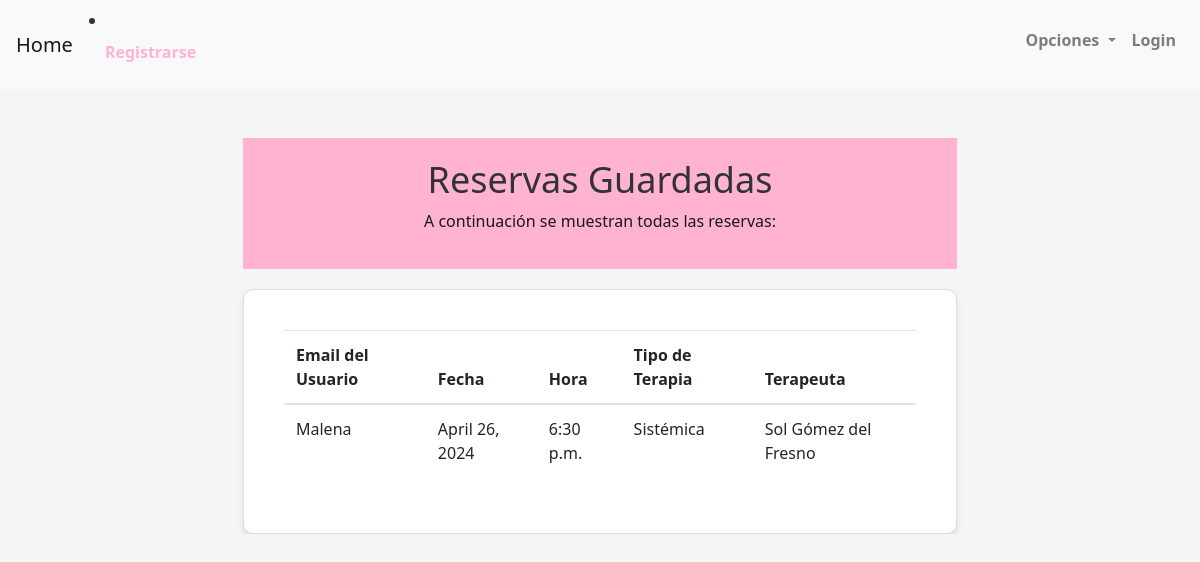
Before: /bookingpsico/bookingpsico/todas_las_reservas/ with the older database file.
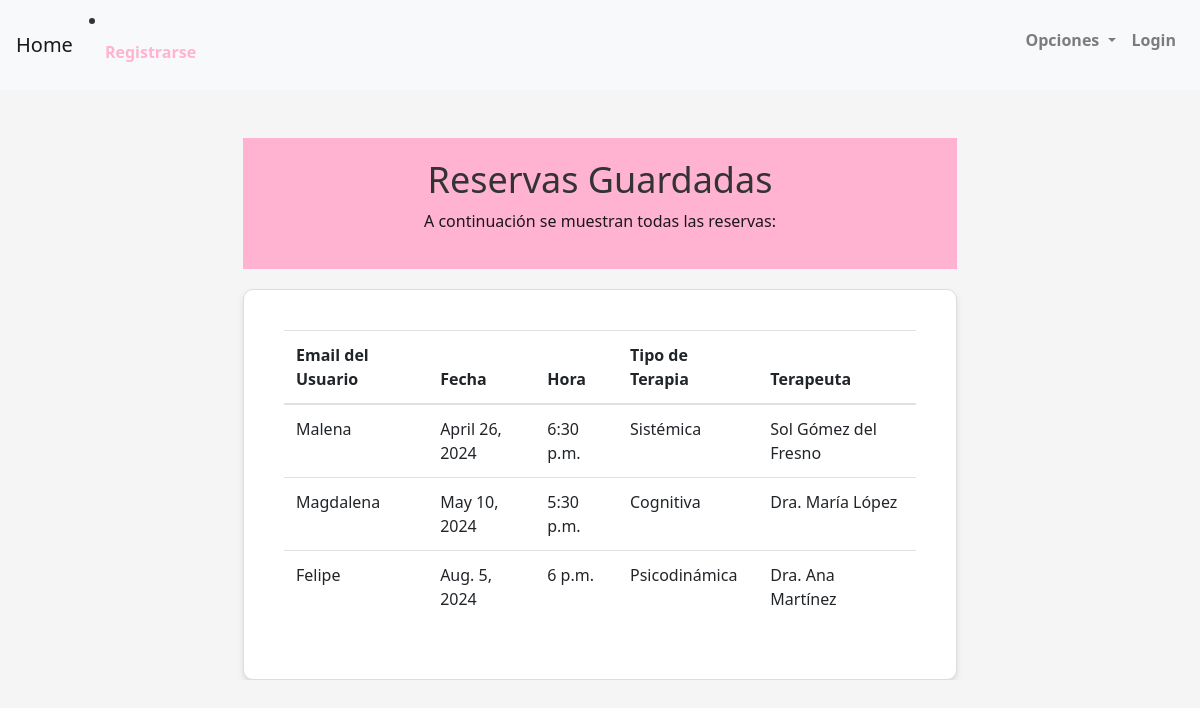
After: the same page with the newer database file.
### bookingpsico/models.py (models this page shows, shortened)
class Reserva(models.Model):
    nombre_usuario = models.CharField(max_length=100)
    fecha = models.DateField()
    hora = models.TimeField()
    tipo_terapia = models.CharField(max_length=100)
    terapeuta = models.ForeignKey('Terapeuta', on_delete=models.CASCADE)

class Terapeuta(models.Model):
    nombre = models.CharField(max_length=100)
    def __str__(self):
        return self.nombre

### bookingpsico/views.py (the view)
# urls.py: path("bookingpsico/todas_las_reservas/", todas_las_reservas, name = "todas_las_reservas"),
def todas_las_reservas(request):
    reservas = Reserva.objects.all()
    contexto_dict = {"todas_las_reservas": reservas}
    return render(request, "list.html", contexto_dict)

### bookingpsico/templates/list.html (shortened to what this page needs)
{% extends 'home.html' %}
{% block content %}
<div class="container mt-4">
    <header>
        <h1>Reservas Guardadas</h1>
        <p>A continuación se muestran todas las reservas:</p>
    </header>
    <div class="card">
        <div class="card-body">
            <table class="table">
                <thead>
                    <tr>
                        <th>Email del Usuario</th>
                        <th>Fecha</th>
                        <th>Hora</th>
                        <th>Tipo de Terapia</th>
                        <th>Terapeuta</th>
                    </tr>
                </thead>
                <tbody>
                    {% for reserva in todas_las_reservas %}
                    <tr>
                        <td>{{ reserva.nombre_usuario }}</td>
                        <td>{{ reserva.fecha }}</td>
                        <td>{{ reserva.hora }}</td>
                        <td>{{ reserva.tipo_terapia }}</td>
                        <td>{{ reserva.terapeuta }}</td>
                    </tr>
                    {% endfor %}
                </tbody>
            </table>
        </div>
    </div>
</div>
{% endblock content %}

### bookingpsico/templates/home.html (shortened to what this page needs)
<!DOCTYPE html>
<html lang="en">
<head>
    <link rel="stylesheet" href="https://stackpath.bootstrapcdn.com/bootstrap/4.5.2/css/bootstrap.min.css">
</head>
<body>
    <nav class="navbar navbar-expand-lg navbar-light bg-light">
        <a class="navbar-brand" href="/bookingpsico/terapias">Home</a>
        <div class="collapse navbar-collapse" id="navbarNav">
        <li class="nav-item">
            <a class="nav-link" href="/bookingpsico/register">Registrarse</a>
        </li>
            <ul class="navbar-nav ml-auto">
                <li class="nav-item dropdown">
                    <a class="nav-link dropdown-toggle" href="#" id="navbarDropdownMenuLink" role="button" data-toggle="dropdown" aria-haspopup="true" aria-expanded="false">
                        Opciones
                    </a>
                </li>
                <li class="nav-item">
                    <a class="nav-link" href="/bookingpsico/login">Login</a>
                </li>
                   </ul>
        </div>
    </nav>
    <div class="container mt-4">
        {% block content %}{% endblock content %}
    </div>
</body>
</html>

### bookingpsico/templates/home.html (style rules this page uses)
body { font-family: 'Segoe UI', Tahoma, Geneva, Verdana, sans-serif; background-color: #f5f5f5; color: #333; font-size: 16px; }
header { background-color: #ffb3d1; color: #1b1717; padding: 20px; text-align: center; }
.container { width: 80%; margin: auto; overflow: hidden; }
.card { background-color: #ffffff; border: 1px solid #ddd; padding: 20px; margin-top: 20px; box-shadow: 0 4px 6px rgba(0,0,0,0.1); border-radius: 10px; }
h1 { font-size: 36px; color: #333; }
ul { list-style-type: none; padding: 0; }
li { margin-bottom: 10px; }
.nav-link { color: #ffb3d1; font-weight: bold; }

Changed rows visible on the page:
added Reserva: nombre_usuario "Magdalena", fecha "May 10, 2024", hora "5:30 p.m.", tipo_terapia "Cognitiva", terapeuta "Dra. María López"
added Reserva: nombre_usuario "Felipe", fecha "Aug. 5, 2024", hora "6 p.m.", tipo_terapia "Psicodinámica", terapeuta "Dra. Ana Martínez"
